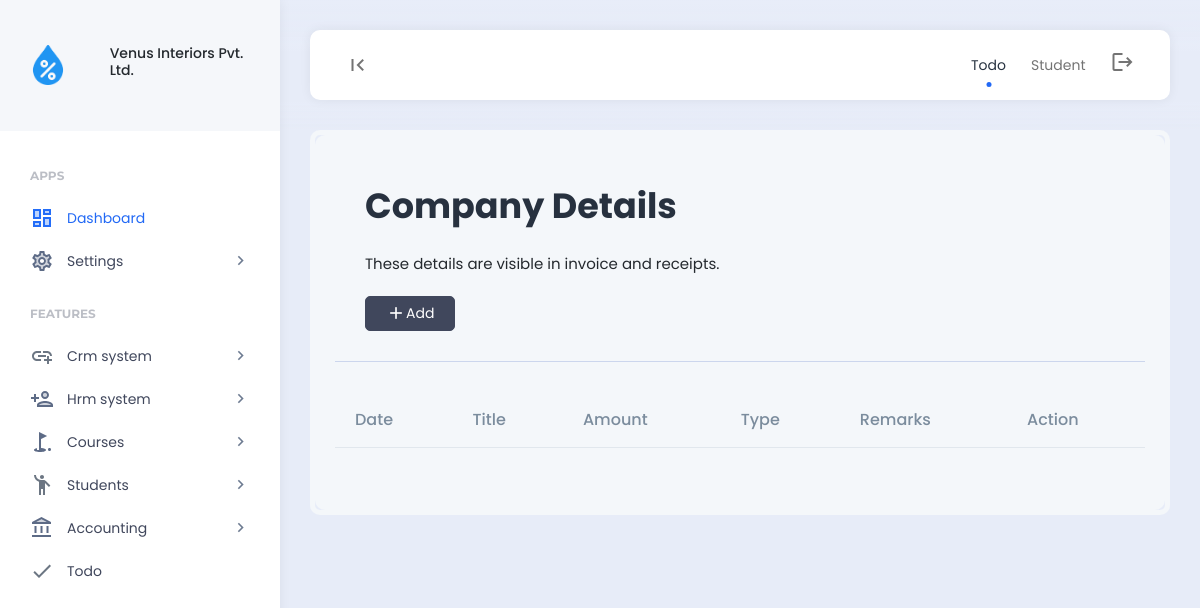
The page /expenses/ (signed in) on the database as committed earlier.
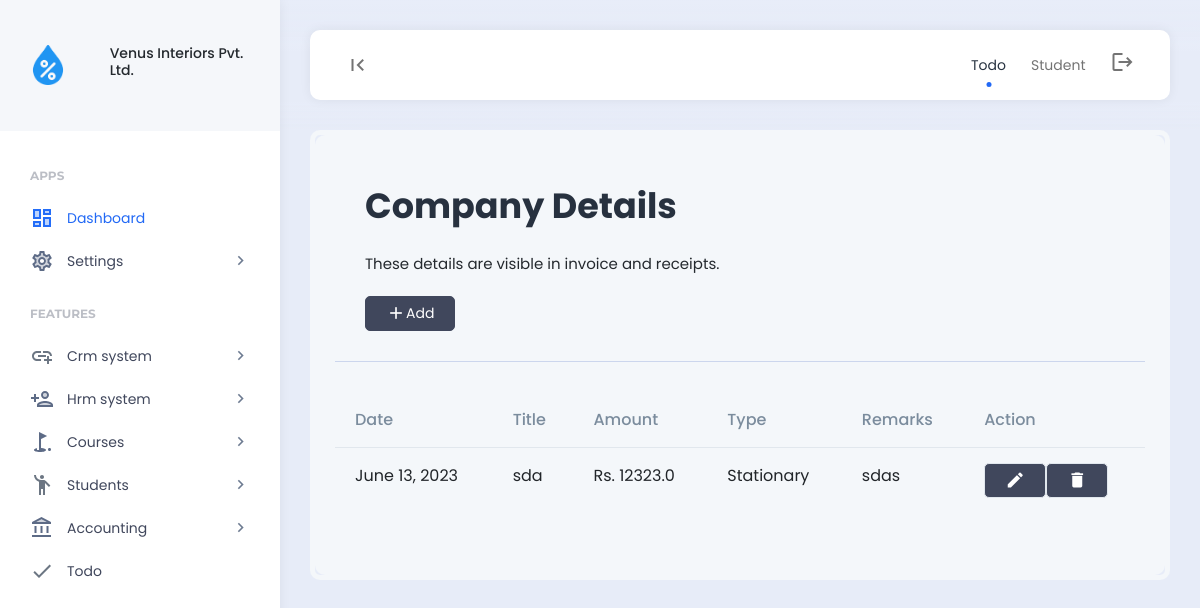
The same page on the database as committed later.
### finance/models.py (models this page shows, shortened)
class Expense(models.Model):
    expense_title = models.TextField()
    expense_amount  = models.FloatField()
    expense_type  = models.ForeignKey(ExpenseType, on_delete=models.SET_NULL,null=True,blank=True)
    remarks = models.CharField(max_length = 255, null = True, blank = True)
    created = models.DateField(auto_now_add=True)
    class Meta:
        verbose_name_plural = "04. Expense"

class ExpenseType(models.Model):
    expense_type=models.CharField(max_length=199)
    created = models.DateField(auto_now_add=True)
    def __str__(self):
        return self.expense_type
    class Meta:
        verbose_name_plural = "04. Expense Type"

### finance/views.py (the view)
# urls.py: path("expenses/", views.expenses, name="expenses"),
def expenses(request):
    if 'read_finance' in custom_data_views(request):
        expense = Expense.objects.all()
        expense_type= ExpenseType.objects.all()
        context = {
            'expense': expense,
            'expense_type': expense_type,
        }
        return render(request, 'finance/expenses.html', context)
    else:
        messages.info(request, "Unauthorized access.")
        return redirect('home')

### templates/finance/expenses.html (shortened to what this page needs)
{% include 'header.html' %}
<div class="app-content">
    <div class="content-wrapper">
        <div class="example-container">
            <div class="example-content bg-light">
                <div class="page-description d-flex align-items-center">
                    <div class="page-description-content flex-grow-1">
                        <h1>Company Details</h1>
                        <span>These details are visible in invoice and receipts.</span>
                    </div>
                    <div class="page-description-actions">
                        {% if 'create_finance' in permissions %}
                        <a class="btn btn-dark"><i class="material-icons" data-bs-toggle="modal" data-bs-target="#expenseModal">add</i>Add</a>
                        {% endif %}
                    </div>
                </div>
                <div class="invoice-list-view mt-3">
                    <table id="datable_1" class="table nowrap w-100 mb-5">
                        <thead>
                            <tr>
                                <th>Date</th>
                                <th>Title</th>
                                <th>Amount</th>
                                <th>Type</th>
                                <th>Remarks</th>
                                <th>Action</th>
                            </tr>
                        </thead>
                        <tbody>
                            {% for expense in expense %}
                            <tr>
                                <td>{{expense.created}}</td>
                                <td>{{expense.expense_title}}</td>
                                <td>Rs. {{expense.expense_amount}}</td>
                                <td>{{expense.expense_type}}</td>
                                <td>{{expense.remarks}}</td>
                                <td>
                                    <div  class="d-flex ">
                                        {% if 'update_finance' in permissions or 'delete_finance' in permissions %}
                                            {% if 'update_finance' in permissions%}
                                            <a href="{% url 'edit_expense' id=expense.id %}" class="btn btn-dark"><i class="material-icons">edit</i></a>
                                            {% endif %}
                                            {% if 'delete_finance' in permissions %}
                                            <a class="btn btn-dark"><i class="material-icons" data-bs-toggle="modal" data-bs-target="#exampleModalCenter{{expense.id}}">delete</i></a>
                                            {% endif %}
                                            {% else %}
                                            <p>None</p>
                                        {% endif %}
                                    </div>
                                </td>
                            </tr>
                            {% endfor %}
                        </tbody>
                    </table>
                </div>
            </div>
        </div>
    </div>
</div>
{% include 'footer.html' %}

Rows that differ between the two databases and show on the page:
added Expense: created "June 13, 2023", expense_title "sda", expense_amount "12323.0", expense_type "Stationary", remarks "sdas"
